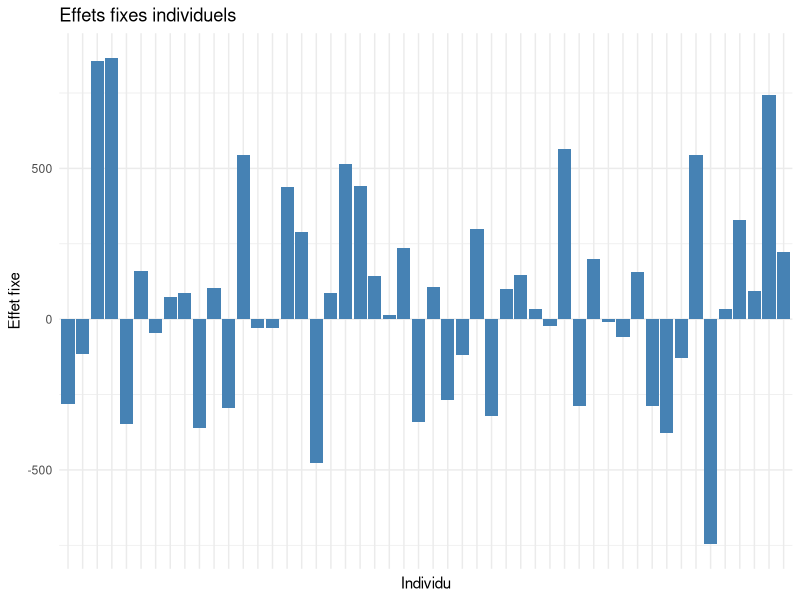
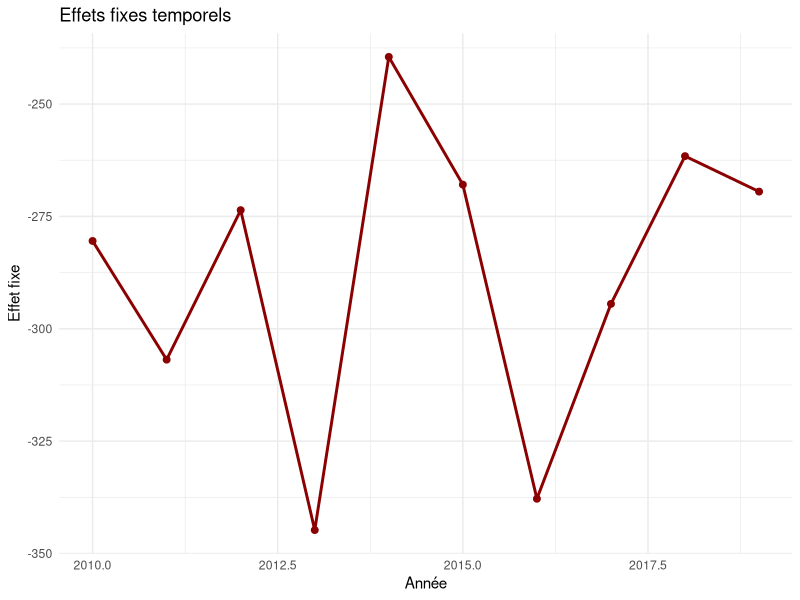
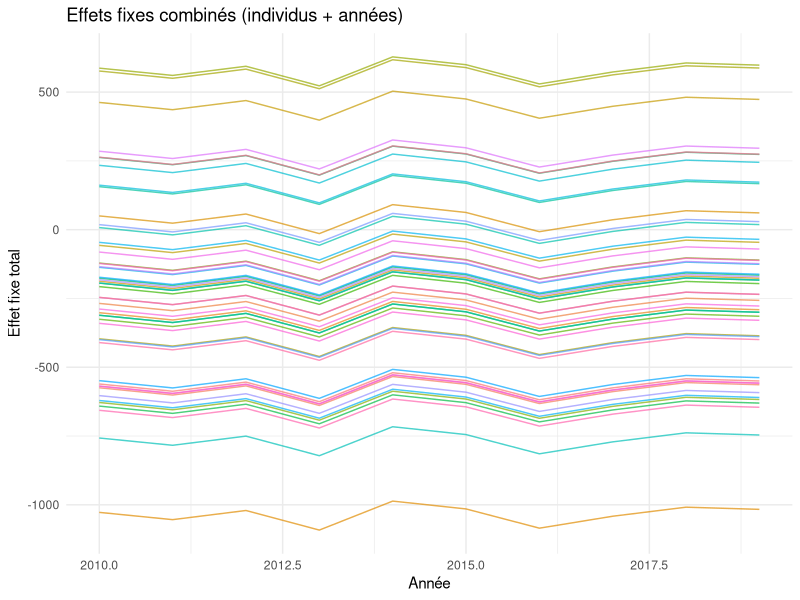
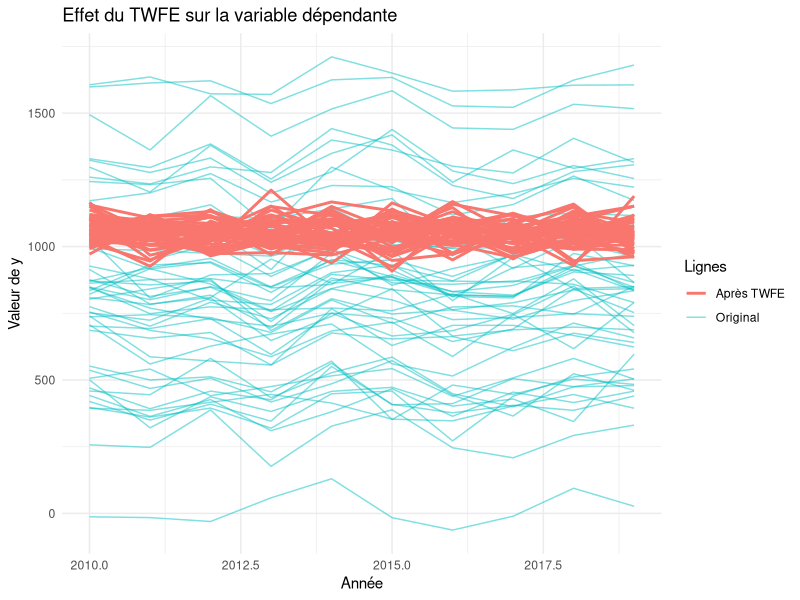
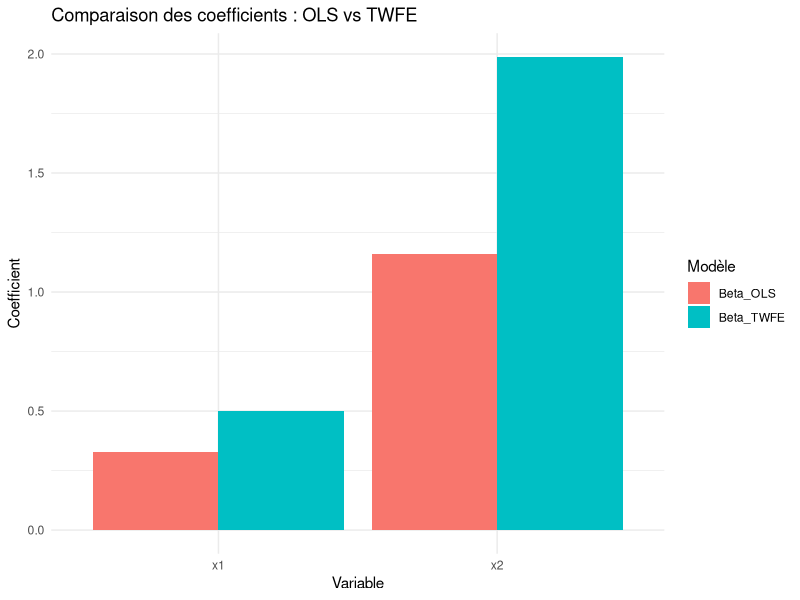

Recreate these plots in R, in order.

library(plm)

library(reshape2)

set.seed(123)  # pour reproductibilité

# Paramètres
n_indiv <- 50
n_years <- 10
years <- 2010:2019

# Création du panel
id <- rep(1:n_indiv, each = n_years)
year <- rep(years, times = n_indiv)

set.seed(123)

n_indiv <- 50
n_years <- 10
years <- 2010:2019

# Identifiants
id <- rep(1:n_indiv, each = n_years)
year <- rep(years, times = n_indiv)

# Variables explicatives
x1 <- rnorm(n_indiv * n_years, mean = 1500, sd = 100)
x2 <- rnorm(n_indiv * n_years, mean = 10, sd = 3)

# Effets individuels très forts pour créer un biais OLS
alpha_i <- rnorm(n_indiv, mean = 0, sd = 300)   # gros effet fixe individuel
gamma_t <- rnorm(n_years, mean = 0, sd = 50)   # gros effet temporel

# Variable dépendante avec effet fixe et bruit
y <- 1 + 0.5*x1 + 2*x2 + rep(alpha_i, each = n_years) + rep(gamma_t, times = n_indiv) + rnorm(n_indiv*n_years, 0, 1)

# Data.frame final
panel_df <- data.frame(id = id, year = year, y = y, x1 = x1, x2 = x2)

# Aperçu
head(panel_df)

pdata <- pdata.frame(panel_df, index = c("id", "year"))

fe_model <- plm(y ~ x1 + x2, data = pdata, model = "within")
summary(fe_model)

re_model <- plm(y ~ x1 + x2, data = pdata, model = "random")
summary(re_model)

# Modèle à effets fixes sur individus et années
twfe_model <- plm(y ~ x1 + x2, data = pdata, model = "within", effect = "twoways")
summary(twfe_model)


# Effets fixes individuels
fe_ind <- fixef(twfe_model, effect = "individual")

# Effets fixes temporels
fe_time <- fixef(twfe_model, effect = "time")



library(ggplot2)

# Effets fixes individuels
df_ind <- data.frame(id = names(fe_ind), fe = as.numeric(fe_ind))
ggplot(df_ind, aes(x = as.factor(id), y = fe)) +
  geom_bar(stat = "identity", fill = "steelblue") +
  labs(title = "Effets fixes individuels", x = "Individu", y = "Effet fixe") +
  theme_minimal() +
  theme(axis.text.x = element_blank())  # cacher les id si trop nombreux

# Effets fixes temporels
df_time <- data.frame(year = as.numeric(names(fe_time)), fe = as.numeric(fe_time))
ggplot(df_time, aes(x = year, y = fe)) +
  geom_line(color = "darkred", size = 1) +
  geom_point(color = "darkred", size = 2) +
  labs(title = "Effets fixes temporels", x = "Année", y = "Effet fixe") +
  theme_minimal()

# Ajouter effets fixes individu et temporel à la df
panel_df$fe_ind <- rep(fe_ind, each = n_years)
panel_df$fe_time <- rep(fe_time, times = n_indiv)

# Effet total fixe (individuel + temporel)
panel_df$fe_total <- panel_df$fe_ind + panel_df$fe_time

# Graphique combiné
ggplot(panel_df, aes(x = year, y = fe_total, group = as.factor(id), color = as.factor(id))) +
  geom_line(alpha = 0.7) +
  labs(title = "Effets fixes combinés (individus + années)",
       x = "Année", y = "Effet fixe total", color = "Individu") +
  theme_minimal() +
  theme(legend.position = "none")  # cacher la légende si trop d'individus

# Variable dépendante ajustée : y - effets fixes
panel_df$y_twfe <- panel_df$y - panel_df$fe_total

ggplot(panel_df, aes(x = year, group = as.factor(id))) +
  geom_line(aes(y = y, color = "Original"), alpha = 0.5) +
  geom_line(aes(y = y_twfe, color = "Après TWFE"), size = 1) +
  labs(title = "Effet du TWFE sur la variable dépendante",
       x = "Année", y = "Valeur de y",
       color = "Lignes") +
  theme_minimal()

ols_model <- lm(y ~ x1 + x2, data = panel_df)
summary(ols_model)

library(plm)
pdata <- pdata.frame(panel_df, index = c("id", "year"))

twfe_model <- plm(y ~ x1 + x2, data = pdata, model = "within", effect = "twoways")
summary(twfe_model)
# Coefficients
beta_ols <- coef(ols_model)
beta_twfe <- coef(twfe_model)

# Ne garder que x1 et x2 pour la comparaison
beta_ols_no_intercept <- beta_ols[-1]  # enlever le (Intercept)

comparison <- data.frame(
  Variable = names(beta_ols_no_intercept),
  Beta_OLS = beta_ols_no_intercept,
  Beta_TWFE = beta_twfe
)

comparison


library(ggplot2)

comparison_melt <- reshape2::melt(comparison, id.vars = "Variable")

ggplot(comparison_melt, aes(x = Variable, y = value, fill = variable)) +
  geom_bar(stat = "identity", position = "dodge") +
  labs(title = "Comparaison des coefficients : OLS vs TWFE",
       x = "Variable", y = "Coefficient", fill = "Modèle") +
  theme_minimal()
